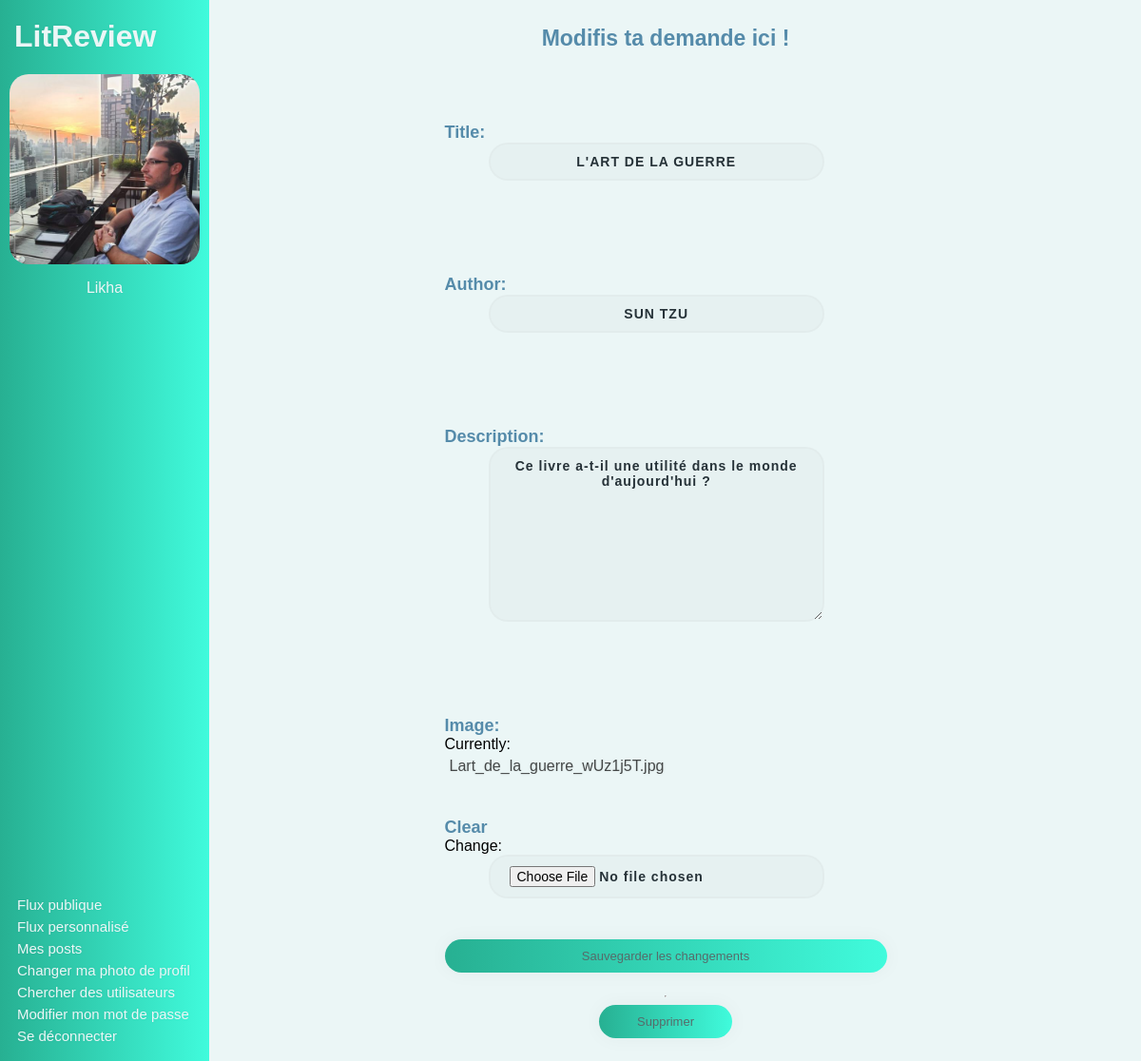
The app's page /ticket/modify/16/ (signed in) with its own data.
### authentication/models.py (models this page shows, shortened)
class User(AbstractUser):
    profile_picture = models.ImageField(
        verbose_name='image', null=True, blank=True)
    followed_users = models.ManyToManyField(
        settings.AUTH_USER_MODEL, through='UserFollow', symmetrical=False)
    IMAGE_MAX_SIZE = (500, 500)

### review/models.py (models this page shows, shortened)
class Ticket(models.Model):
    title = models.CharField(max_length=128)
    author = models.CharField(max_length=128)
    description = models.TextField(max_length=1024, blank=True)
    user = models.ForeignKey(settings.AUTH_USER_MODEL, on_delete=CASCADE)
    image = models.ImageField(null=True, blank=True)
    time_created = models.DateTimeField(auto_now_add=True)
    IMAGE_MAX_SIZE = (300, 500)

### review/views.py (the view, shortened to what this page needs)
class TicketModify(LoginRequiredMixin, View):
    def get(self, request, ticket_id):
        self.ticket = get_object_or_404(models.Ticket, id=ticket_id)
        edit_form = forms.TicketForm(instance=self.ticket)
        delete_form = forms.DeleteTicketForm()
        return render(
            request,
            'review/ticket_modify.html',
            context={
                'edit_form': edit_form,
                'delete_form': delete_form
            }
        )

### review/forms.py
class TicketForm(forms.ModelForm):
    edit_ticket = forms.BooleanField(widget=forms.HiddenInput, initial=True)
    class Meta:
        model = models.Ticket
        fields = [
            'title',
            'author',
            'description',
            'image'
        ]

class DeleteTicketForm(forms.Form):
    delete_ticket = forms.BooleanField(widget=forms.HiddenInput, initial=True)

### review/templates/review/ticket_modify.html (shortened to what this page needs)
{% extends 'base.html' %}
{% block content %}
    <h2>Modifis ta demande ici !</h2>
    <form method="post"  enctype='multipart/form-data' class="modify_form">
        {{ edit_form.as_p }}
        <button type="submit">Sauvegarder les changements</button>
    </form>
    <hr>
    <form method="post">
        <button type="submit">Supprimer</button>
    </form>
{% endblock content %}

### templates/base.html (shortened to what this page needs)
{% load static %}
<html>
    <head>
        <link rel="stylesheet" href="{% static 'style.css' %}">
    </head>
    <body>
        <header>
            <div id="top_left">
                <a href="{% url 'flux' %}" id='header_title'><h1>LitReview</h1></a>
                {% if user.is_authenticated %}
                <div class="profile_infos">
                        <a href="{% url 'flux-self' %}">
                            <div id="user_icon">
                                {% if user.profile_picture %}
                                    <img class="avatar" src='{{ user.profile_picture.url }}'>
                                {% else %}
                                    <img class="avatar" src="{% static 'images/default_profile.jpg'%}">
                                {% endif %}
                                    <p id='username'>{{ user.username }}</p>
                            </div>
                        </a>
                </div>
            </div>
                <div id='navigation'>
                    <ul id='list_header'>
                        <li class='puces_header'><a href="{% url 'flux' %}">Flux publique</a></li>
                        <li class='puces_header'><a href="{% url 'flux-perso' %}">Flux personnalisé</a></li>
                        <li class='puces_header'><a href="{% url 'flux-self' %}">Mes posts</a></li>
                        <li class='puces_header'><a href="{% url 'profile-picture-change' %}">Changer ma photo de profil</a></li>
                        <li class='puces_header'><a href="{% url 'follow-user' 'follow' 0 %}">Chercher des utilisateurs</a></li>
                        <li class='puces_header'><a href="{% url 'password-change' %}">Modifier mon mot de passe</a></li>
                        <li class='puces_header'><a href="{% url 'logout' %}">Se déconnecter</a></li>
                    </ul>
                </div>
                {% endif %}
        </header>
        <main>
            {% block content %}{% endblock content %}
        </main>
    </body>
</html>

### static/style.css (style rules this page uses)
header { background: linear-gradient(to right, #27b092, #40fbdc); color: #f1f1f1; height: 100%; width: 200px; position: fixed; z-index: 1; top: 0; left: 0; overflow-x: hidden; padding-top: 15px; padding-left: 10px; padding-right: 10px; display: flex; flex-direction: column; justify-content: space-between; }
#header_title { padding-bottom: 3px; color: #ebf6f6; }
#header_title h1 { margin: 0px; }
.avatar { max-width: 200px; max-height: 200px; border-radius: 10%; margin-left: 0px; width: auto; height: auto; }
#user_icon { display: flex; flex-direction: column; justify-content: space-around; }
#username { text-align: center; }
#top_left { display: flex; flex-direction: column; justify-content: space-around; }
.puces_header { list-style-type: none; padding: 3px; }
#navigation { margin-right: auto; margin-bottom: 30px; align-self: flex-end; display: block; }
main { padding-left: 200px; display: flex; flex-direction: column; align-items: center; }
#list_header { padding: 0px; }
.profile_infos { align-self: flex-start; }
body { background-color: #ebf6f6; font-family: 'Ubuntu', sans-serif; }
ul { color: #558baa; font-family: 'Ubuntu', sans-serif; font-size: 15px; margin: auto; }
label, h6, h5, h4, h3, h2 { color: #558baa; font-family: 'Ubuntu', sans-serif; font-weight: bold; font-size: 23px; }
label { padding-top: 40px; font-size: 18px; }
input, #id_description, #id_body { width: 76%; color: rgb(38, 50, 56); font-weight: 700; font-size: 14px; letter-spacing: 1px; background: rgba(136, 126, 126, 0.04); padding: 10px 20px; border: none; border-radius: 20px; outline: none; box-sizing: border-box; border: 2px solid rgba(0, 0, 0, 0.02); margin-bottom: 50px; margin-left: 46px; text-align: center; margin-bottom: 27px; font-family: 'Ubuntu', sans-serif; }
form { display: flex; flex-direction: column; }
button { cursor: pointer; border-radius: 5em; background: linear-gradient(to right, #27b092, #40fbdc); color: #fff; border: 0; padding-left: 40px; padding-right: 40px; padding-bottom: 10px; padding-top: 10px; font-family: 'Ubuntu', sans-serif; font-size: 13px; box-shadow: 0 0 20px 1px rgba(0, 0, 0, 0.04); color: #566b6a; }
a { text-shadow: 0px 0px 3px rgba(117, 117, 117, 0.12); color: #ebf6f6; text-decoration: none; padding: 5px; }
#profile_pic_form a, .modify_form a, span a { color: rgba(0, 0, 0, 0.7); }
form p { display: flex; flex-direction: column; align-items: flex-start; }
form label { margin-left: Opx; }

### records on screen
User: profile_picture (picture), username "Likha"
Ticket: title "L'ART DE LA GUERRE", author "SUN TZU", description "Ce livre a-t-il une utilité dans le monde d'aujourd'hui ?"
